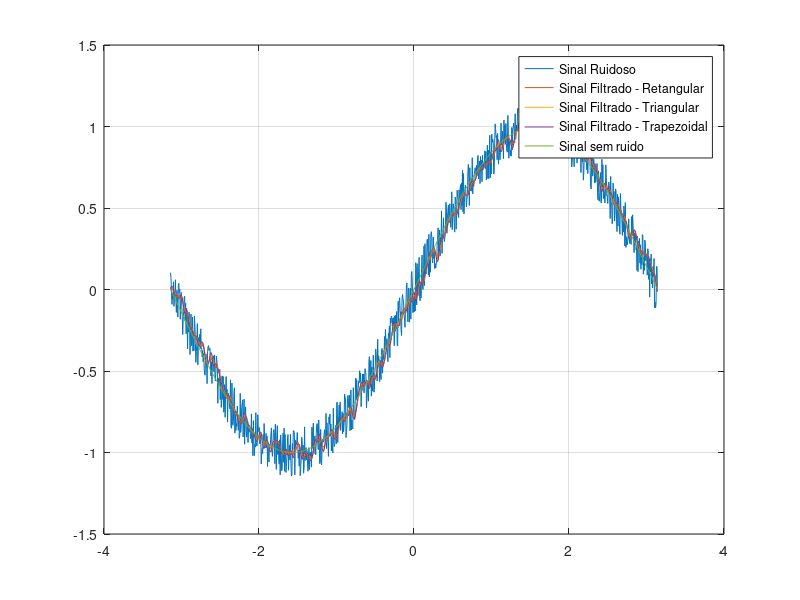

Write MATLAB code to recreate this figure.
t = linspace(-pi,pi,1000);  % vetor tempo, tamanho 1000
rng("default");
x = sin(t) + 0.3*rand(size(t)) - 0.15;  % gerando func seno com noise atraves do rand()
winSize = 11;  % eh o tamanho da janela, ou seja numero de dados usados nas medias, aka o den da media 
winSize2 = 10;

wr = rectwin(winSize)/sum(rectwin(winSize));  % tipo da janela usada(triang, rectwin)
wt = triang(winSize)/sum(triang(winSize));  % triang() com argumento impar é triangular
wtr = triang(winSize2)/sum(triang(winSize2));  % triang() com argumento par é trapezoidal

a = 1;
% filter: funçao do matlab que faz a filtragem do sinal
yr = filter(wr,a,x);  % sinal filtrado, janela retangular
yt = filter(wt,a,x);  % sinal filtrado, janela triangular
ytr = filter(wtr,a,x);  % sinal filtrado, janela trapezoidal

plot(t,x);  % plotando grafico do sinal com noise
hold on;

plot(t,yr, t,yt, t,ytr);  % plotando graficos do sinal filtrado
plot(t,sin(t));  % sinal sem noise, para comparação
grid on;
legend('Sinal Ruidoso','Sinal Filtrado - Retangular','Sinal Filtrado - Triangular','Sinal Filtrado - Trapezoidal', 'Sinal sem ruido');

%wvtool(triang(winSize2));


